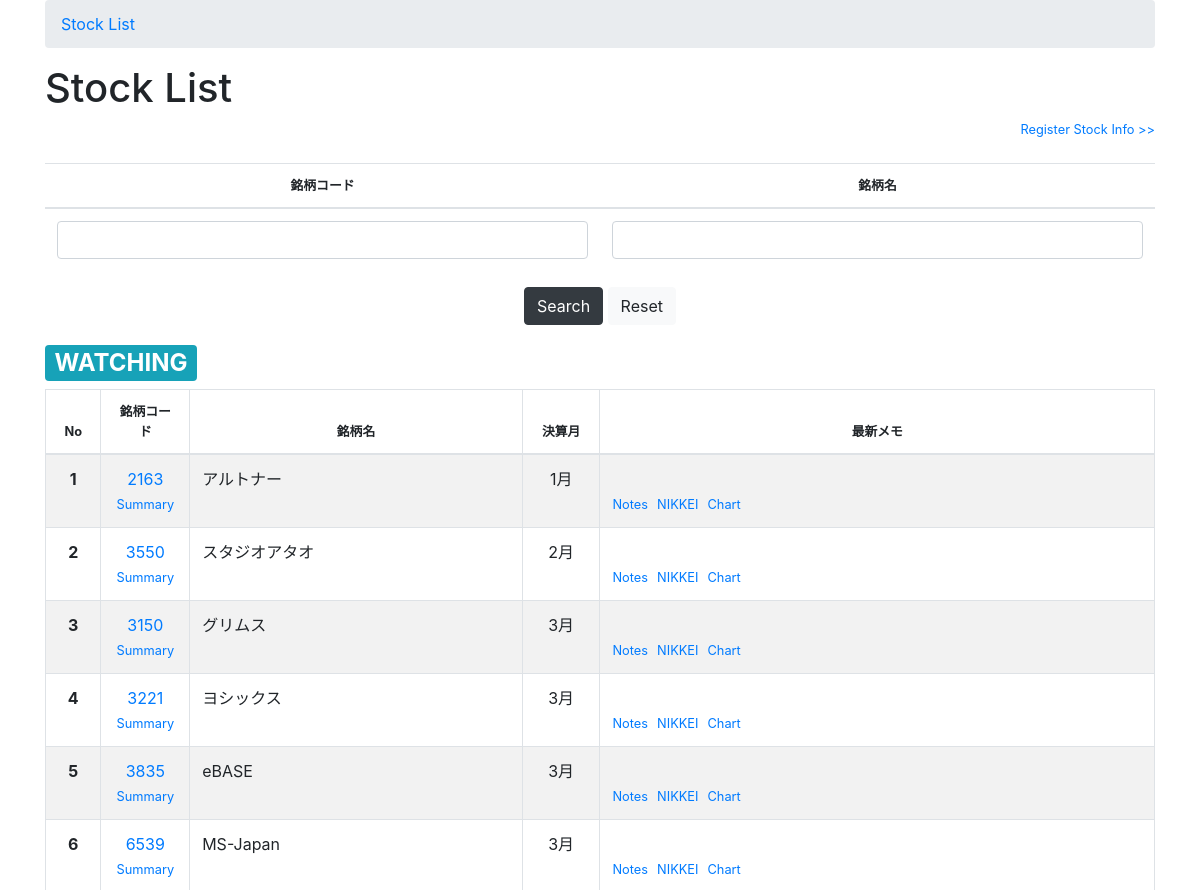
The app's page / (upper part), older data.
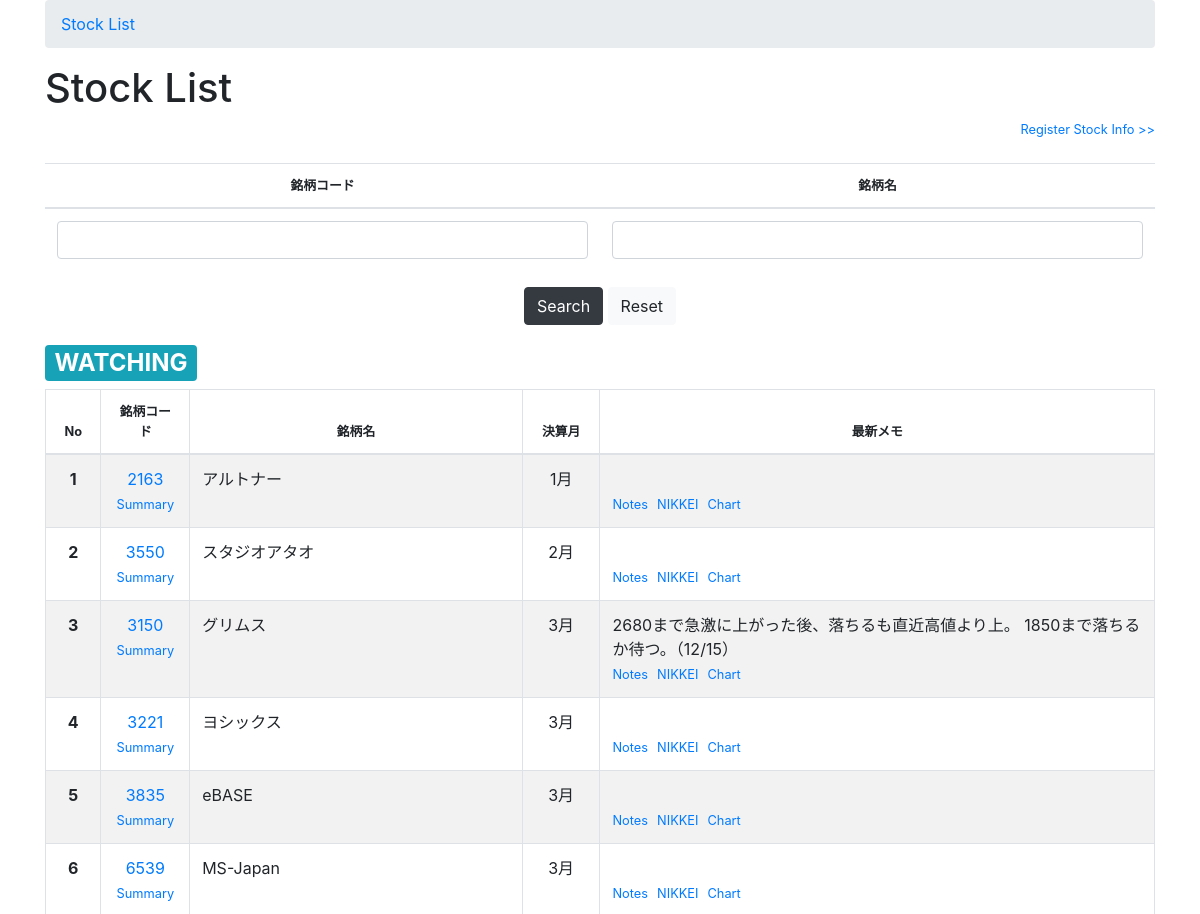
The same page, newer data.
### stock/models.py (models this page shows, shortened)
class Stock(models.Model):
    stock_code = models.IntegerField(primary_key=True, unique=True)
    stock_name = models.CharField(max_length=50)
    accounting_month = models.IntegerField()
    business_type = models.CharField(max_length=20)
    ir_url = models.URLField(blank=True, null=True)
    watch_flag = models.IntegerField(default=0)
    notes = models.TextField(blank=True, null=True)
    created_date = models.DateTimeField(default=timezone.now)
    updated_date = models.DateTimeField(blank=True, null=True)

class Note(models.Model):
    stock_code = models.ForeignKey(Stock, on_delete=models.CASCADE)
    publish_date = models.DateTimeField(default=timezone.now)
    type = models.IntegerField(default=0)
    summary = models.CharField(max_length=255, blank=True, null=True)
    notes = models.TextField(blank=True, null=True)
    stock_price = models.IntegerField(blank=True, null=True)
    latest_high_price = models.IntegerField(blank=True, null=True)
    latest_low_price = models.IntegerField(blank=True, null=True)
    high_limit = models.CharField(max_length=255, blank=True, null=True)
    low_limit = models.CharField(max_length=255, blank=True, null=True)
    buy_price = models.IntegerField(blank=True, null=True)
    profit_price = models.IntegerField(blank=True, null=True)
    loss_cut_price = models.IntegerField(blank=True, null=True)
    rr_rate = models.CharField(max_length=255, blank=True, null=True)
    created_date = models.DateTimeField(default=timezone.now)
    updated_date = models.DateTimeField(blank=True, null=True)

### stock/views.py (the view)
# urls.py: path('', views.stock_list, name='stock_list'),
def stock_list(request):
    stocks = Stock.objects.filter(updated_date__lte=timezone.now())
    if request.GET.get('stock_code'):
        stocks = stocks.filter(stock_code__exact=request.GET.get('stock_code'))
    if request.GET.get('stock_name'):
        stocks = stocks.filter(stock_name__contains=request.GET.get('stock_name'))
    stocks = stocks.order_by('accounting_month', 'stock_code')
    watching = []
    considering = []
    unwatching = []
    for stock in stocks:
        latest_notes = ''
        latest_notes_date = ''
        note = Note.objects.filter(stock_code=stock.stock_code).order_by('-publish_date').first()
        if( note != None and note.summary != None ):
            latest_notes = note.summary
            latest_notes_date = note.publish_date
        new_stock = {'stock_code':stock.stock_code, 'stock_name':stock.stock_name, 'accounting_month':stock.accounting_month, 'latest_notes':latest_notes, 'latest_notes_date':latest_notes_date, 'watch_flag':stock.watch_flag}
        if( stock.watch_flag == 1):
            watching.append(new_stock)
        elif( stock.watch_flag == 2):
            considering.append(new_stock)
        else:
            unwatching.append(new_stock)
    return render(request, 'stock/stock_list.html', {'title': 'Stock List', 'watching': watching, 'considering': considering, 'unwatching': unwatching})

### stock/templates/stock/stock_list.html (shortened to what this page needs)
{% extends 'stock/base.html' %}
{% block content %}
<article>
  <section>
    <h1>{{title}}</h1>
    <p class="text-right small"><a href="{% url 'stock_new' %}">Register Stock Info >></a></p>
    <div class="mt-4 table-responsive-md">
      <form method="GET" action="" id="search_form">
        <table class="table">
          <thead class="small text-center">
            <tr>
              <th scope="col">銘柄コード</th>
              <th scope="col">銘柄名</th>
            </tr>
          </thead>
          <tbody>
            <tr>
              <td><input type="text" name="stock_code" id="stock_code" value="{{request.GET.stock_code}}" class="form-control"></td>
              <td><input type="text" name="stock_name" id="stock_name" value="{{request.GET.stock_name}}" class="form-control"></td>
            </tr>
          </tbody>
        </table>
        <p class="text-center">
          <button type="submit" class="btn btn-dark">Search</button>
          <input type="reset" class="btn btn-light" value="Reset" onclick="resetValue();">
        </p>
      </form>
      <h2><span class="badge badge-info">WATCHING</span></h2>
      {% if watching|length == 0 %}
      <p>Nothing is registered.</p>
      {% else %}
      <table class="table table-striped table-bordered">
        {% include 'stock/inc/stock_list_thead.html' %}
        <tbody>
        {% for stock in watching %}
          {% include 'stock/inc/stock_list_tbody.html' %}
        {% endfor %}
        </tbody>
      </table>
      {% endif %}
    </div>
  </section>
</article>
{% endblock %}

### stock/templates/stock/inc/stock_list_tbody.html
          <tr>
            <th class="text-center">{{ forloop.counter }}</th>
            <td class="text-center">
              <a href="{% url 'stock_info' stock_code=stock.stock_code %}">{{ stock.stock_code }}</a>
              <br><a class="small" href="{% url 'stock_detail' stock_code=stock.stock_code %}">Summary</a>
            </td>
            <td>{{ stock.stock_name }}</td>
            <td class="text-center">{{ stock.accounting_month }}月</td>
            <td>
              {% if stock.latest_notes != '' %}
              {{ stock.latest_notes }}（{{ stock.latest_notes_date|date:"m/d" }}）
              {% endif %}
              <br><a class="small" href="{% url 'note_all' stock_code=stock.stock_code %}">Notes</a>
              &nbsp;<a href="https://www.nikkei.com/nkd/company/?scode={{stock.stock_code}}" target="_blank" class="small">NIKKEI</a>
              &nbsp;<a href="https://www.nikkei.com/smartchart/?code={{stock.stock_code}}" target="_blank" class="small">Chart</a>
            </td>
          </tr>

Row changes from the older to the newer data that the page shows:
now on this page (row edited): Note: latest_notes "2680まで急激に上がった後、落ちるも直近高値より上。 1850まで落ちるか待つ。", latest_notes_date "12/15"
Text that changed along with them:
new list line: "3 3150 Summary 3 月 （ ） Notes NIKKEI Chart"
new list line: "グリムス"
list line gone: "3 3150 Summary 3 月 Notes NIKKEI Chart"
list line gone: "グリムス"
